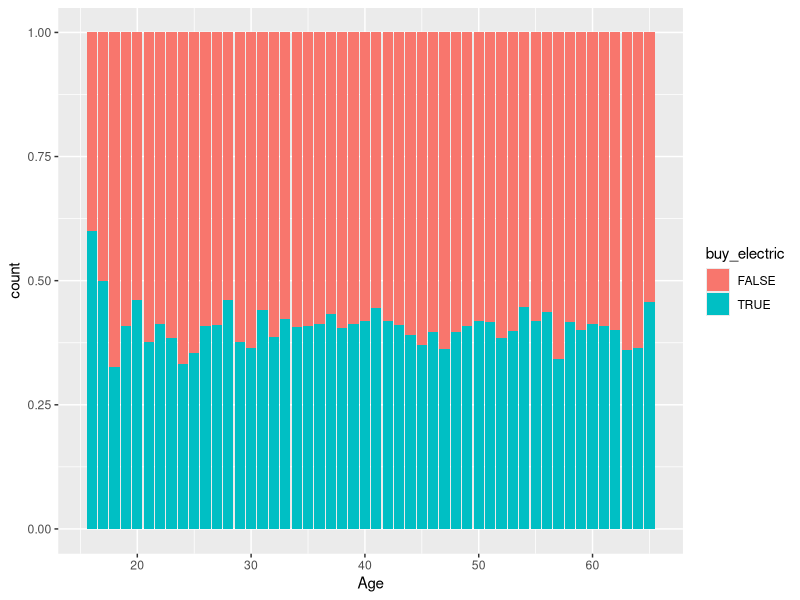
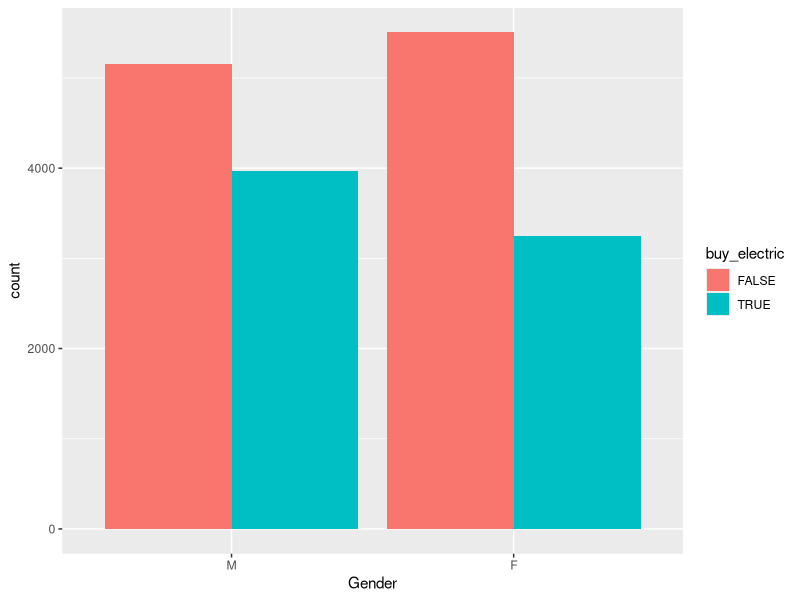
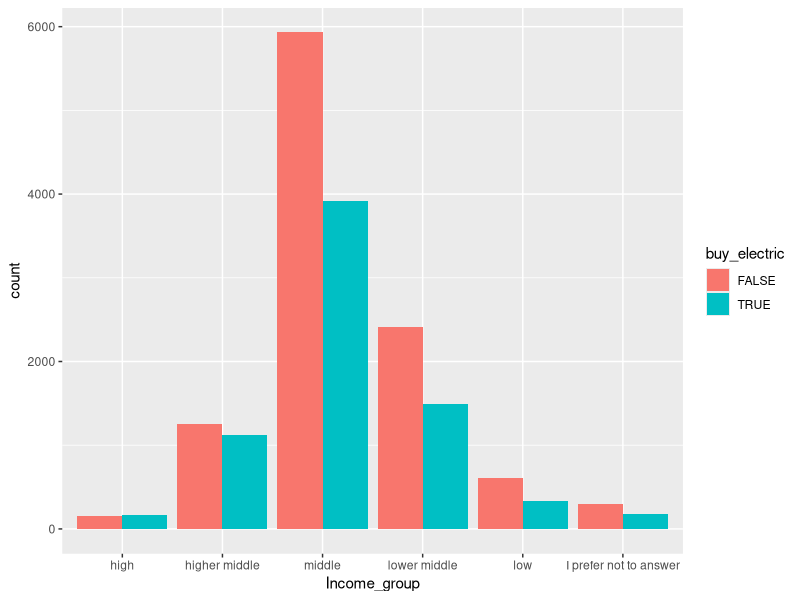
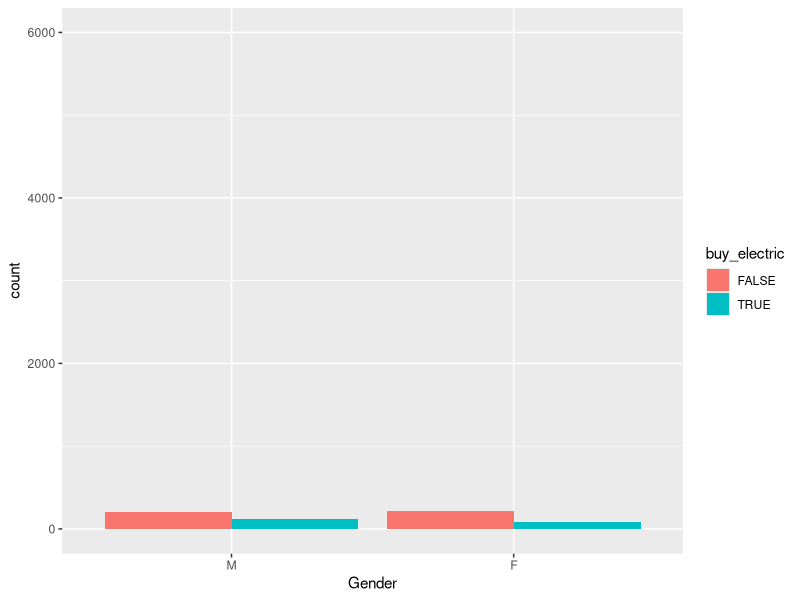
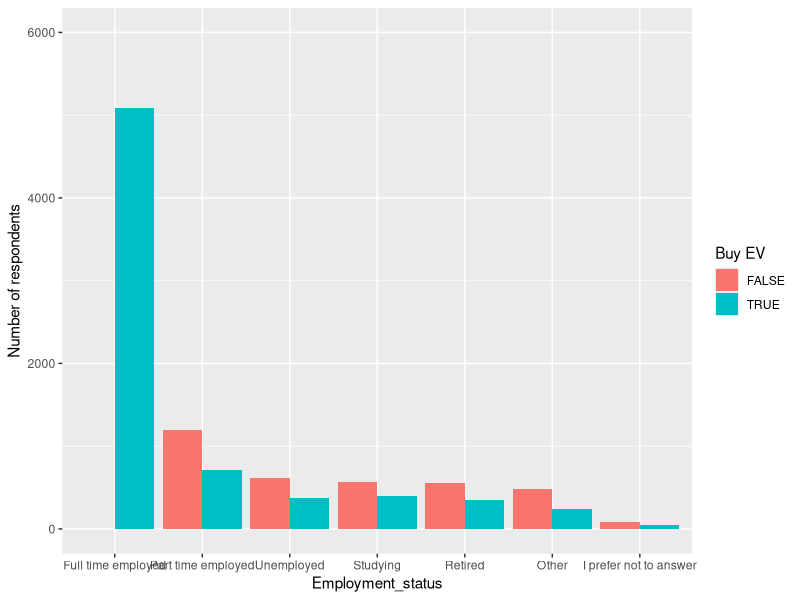

These figures' R source, in order:
## ---- chunk 1
knitr::opts_chunk$set(echo = TRUE)
## ---- chunk 2
library(dplyr)
library(ggplot2)
library(tidyr)
library(readr)
library(forcats)
library(lubridate)
## ---- chunk 3
hev <- read.csv2("Data/HEV_article_2018_filtered.csv")
View(hev)
## ---- chunk 4
str(hev)
## ---- chunk 5
hev <- hev %>% select(-Car_sharing_)

hev1 <- hev %>% mutate(Gender = as.factor(Gender),
                       Education_level = as.factor(Education_level),
                       Employment_status = as.factor(Employment_status),
                       Income_group = as.factor(Income_group),
                       Country = as.factor(Country),
                       buy_electric = as.logical(buy_electric),
                       Household_members_number = as.factor(Household_members_number),
                       Plan_to_purchase_vehicle = as.factor(Plan_to_purchase_vehicle))

## ---- chunk 6
levels(hev1$Gender) <- c("M", "F")

levels(hev1$Country) <- c("Austria", "Belgium", "Bulgaria", "Croatia", "Czech Republic",
                          "Denmark", "Estonia", "Finland", "France", "Germany", "Greece",
                          "Hungary", "Ireland", "Italy", "Latvia", "Lithuania", "Netherlands",
                          "Poland", "Portugal", "Romania", "Slovakia", "Slovenia", "Spain",
                          "Sweden", "Great Britain", "Malta", "Luxembourg", "Cyprus")

levels(hev1$Education_level) <- c("Primary (elementary school)", 
                                  "Lower secondary (upper elementary school)", 
                                  "Upper secondary (high school)", 
                                  "Tertiary and higher (University degree or PhD)")

levels(hev1$Employment_status) <- c("Full time employed", "Part time employed", "Unemployed",
                                    "Studying", "Retired", "Other", "I prefer not to answer")

levels(hev1$Household_members_number) <- c("one (myself)", "two", "three", "four", "five", 
                                           "more than five", "I prefer not to answer")

levels(hev1$Plan_to_purchase_vehicle) <- c("Yes, in the next 6 months",
                                           "Yes, in the next 12 months",
                                           "Yes, in the next 2 years", "No", 
                                           "Don’t know/no answer")

levels(hev1$Income_group) <- c("high", "higher middle", "middle", "lower middle", "low", 
                               "I prefer not to answer")

## ---- chunk 7
hev1 %>% summary()
## ---- chunk 8
hev1 %>% ggplot(aes(Age)) + geom_bar(aes(fill = buy_electric), position = "fill")
## ---- chunk 9
hev1 %>% ggplot(aes(Gender)) + geom_bar(aes(fill = buy_electric), position = "dodge")
## ---- chunk 10
hev1 %>% ggplot(aes(Income_group)) + geom_bar(aes(fill = buy_electric), position = "dodge")
## ---- chunk 11
hev1 %>% filter(Country == "Belgium") %>% group_by(Country, Gender, buy_electric) %>% summarise(n = n(), median(Age)) %>% arrange(desc(n))
## ---- chunk 12
levels(hev1$Income_group)
## ---- chunk 13
hev1 %>% filter(Country == 'Belgium') %>% 
            ggplot(aes(Gender)) + 
            geom_bar(aes(fill = buy_electric), position = "dodge") +
            scale_y_continuous(limits = c(0, 6000))
## ---- chunk 14
hev1 %>% ggplot(aes(Employment_status)) +
  geom_bar(aes(fill = buy_electric), position = "dodge") +
            scale_y_continuous(limits = c(0, 6000)) + labs(y = "Number of respondents", fill = "Buy EV")
## ---- chunk 15
nrow(hev1)
